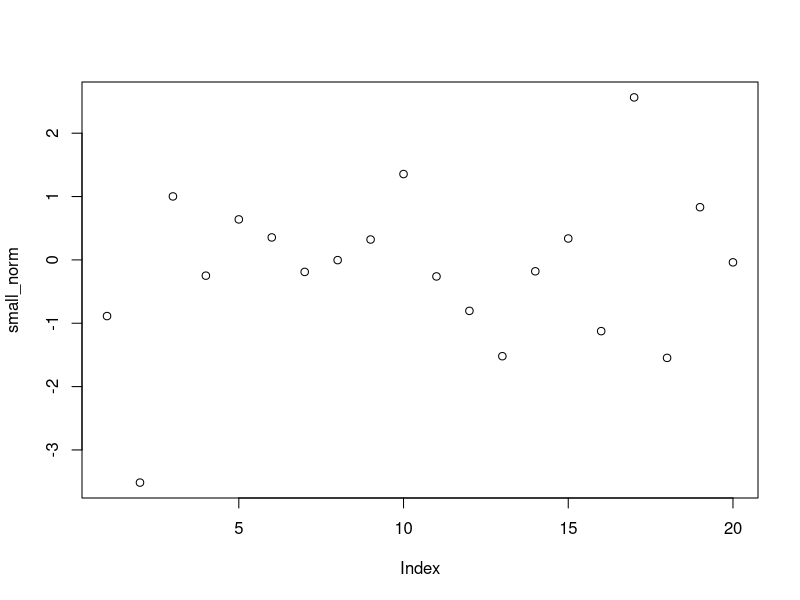
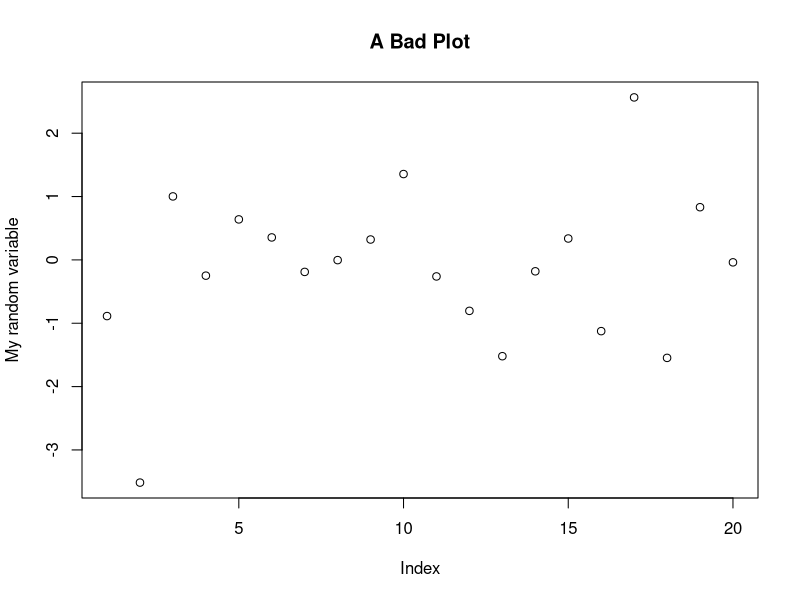
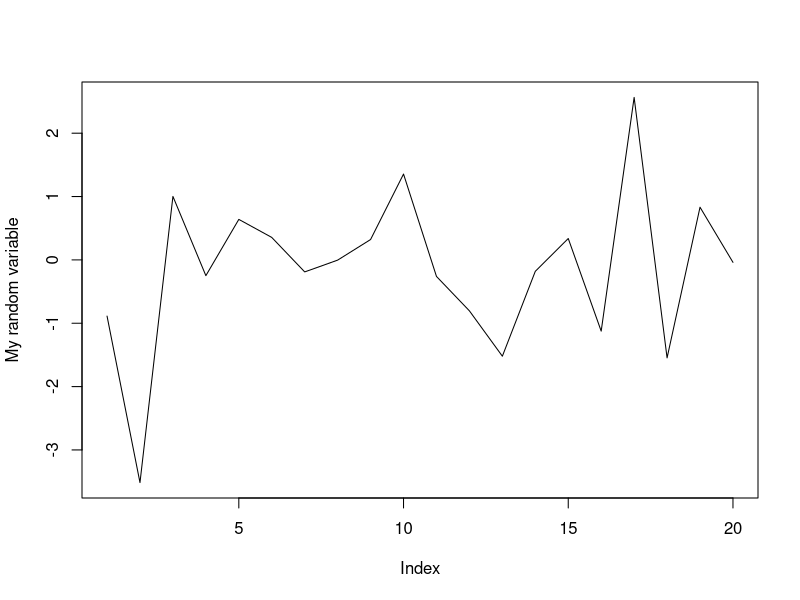
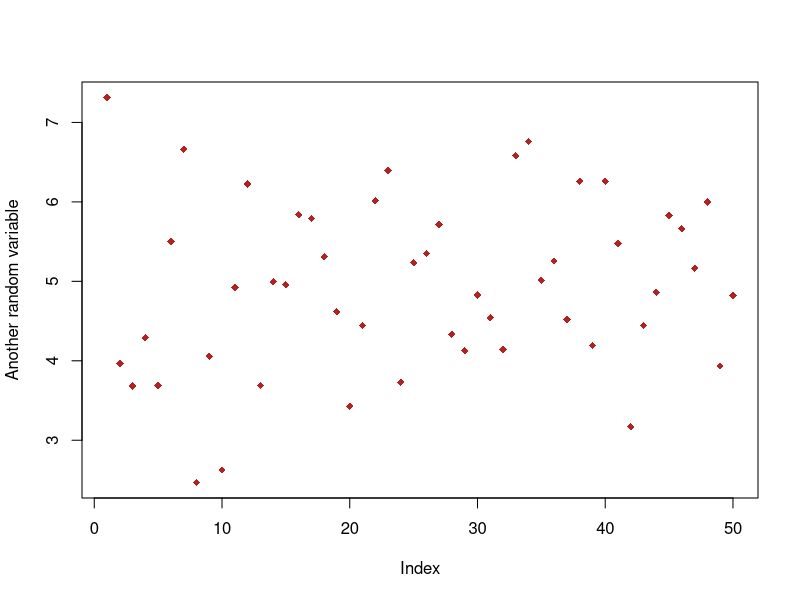
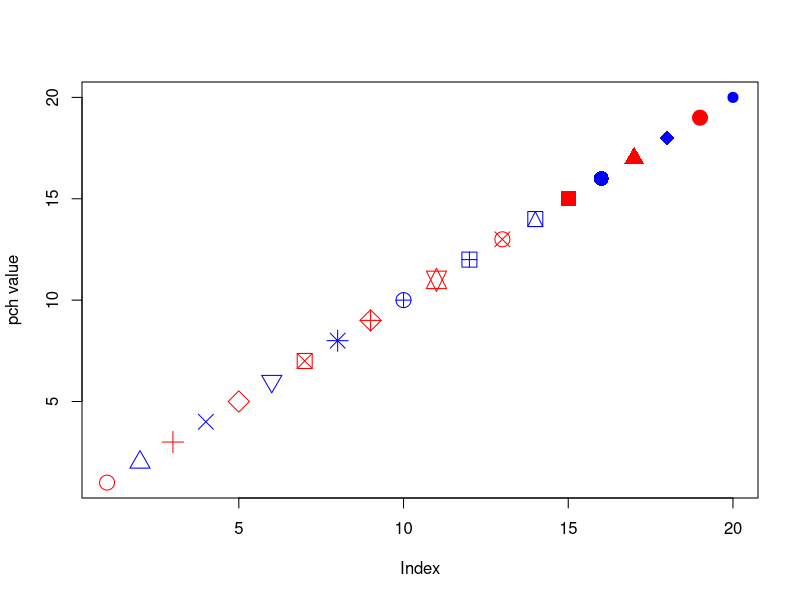
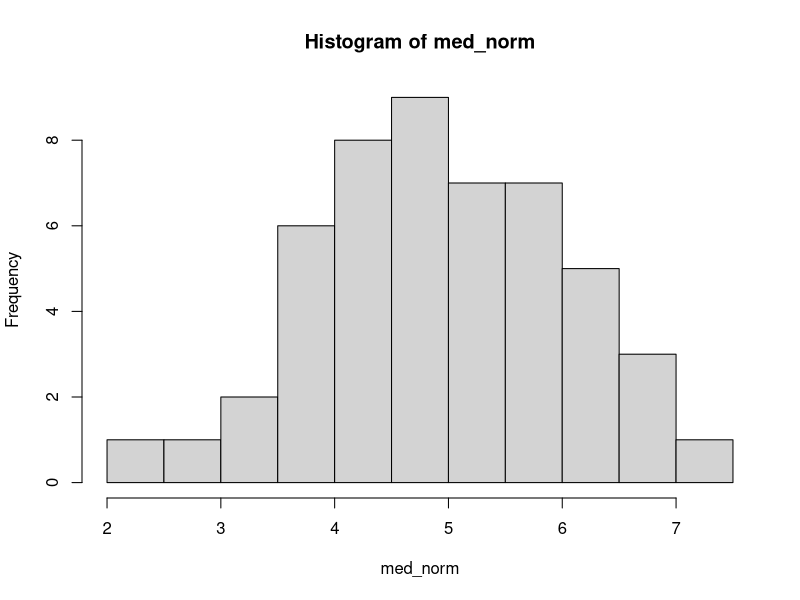
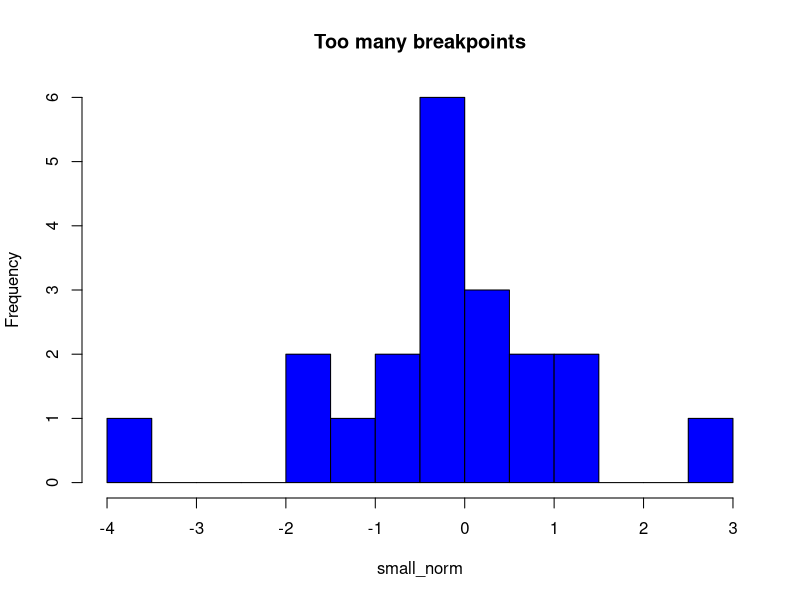
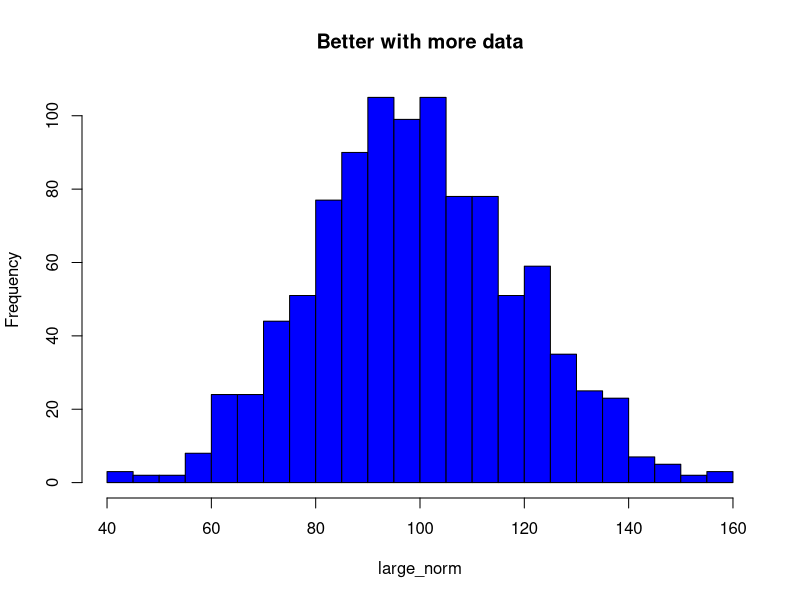

Here is the R script that generated these plots, in order:
## ---- chunk 1


set.seed(20140923)
## ---- chunk 2
small_norm <- rnorm(n = 20)
med_norm <- rnorm(50, mean = 5)
large_norm <- rnorm(1000, mean = 100, sd = 20) 
## ---- chunk 3
data(iris)
str(iris) 
## ---- chunk 4
plot(small_norm)
## ---- chunk 5
plot(small_norm, 
     ylab = "My random variable",
     main = "A Bad Plot")
## ---- chunk 6
plot(small_norm, 
     ylab = "My random variable", 
     type = "l")
## ---- chunk 7
plot(med_norm, 
     ylab = "Another random variable",
     col = "firebrick", pch = 18)
## ---- chunk 8
plot(1:20, 
     ylab = "pch value", 
     pch = 1:20,
     col = c("red", "blue"),
     cex = 2) 
## ---- chunk 9
hist(med_norm)
## ---- chunk 10
hist(small_norm, 
     breaks = 20, 
     col = "blue",
     main = "Too many breakpoints")
hist(large_norm, 
     breaks = 20, 
     col = "blue",
     main = "Better with more data")
## ---- chunk 11
library(ggplot2)
qplot(med_norm)
## ---- chunk 12
qplot(med_norm,
      binwidth = 0.5,
      main = "YA Histogram",
      xlab = "x",
      fill = I("blue"))
## ---- chunk 13
qplot(x = Sepal.Width,
      data = iris,
      binwidth = 0.2,
      xlab = "Sepal Width (cm)")
## ---- chunk 14
qplot(x = Sepal.Width,
      data = iris,
      binwidth = 0.2,
      fill = Species,
      xlab = "Sepal Width (cm)")
## ---- chunk 15
qplot(x = Sepal.Width,
      data = iris,
      binwidth = 0.2,
      facets = Species ~ .,
      xlab = "Sepal Width (cm)")
## ---- chunk 16
ggplot(data = iris, mapping = aes(x = Sepal.Width, fill = Species)) +
  geom_histogram(binwidth = 0.2) +
  facet_grid(Species ~ .) +
  xlab("Sepal Width (cm)") +
  theme(legend.position = "none") # no separate legend box
## ---- chunk 17
large_mean <- mean(large_norm)
large_sd <- sd(large_norm)
hist(large_norm, 
     breaks = 10)
abline(v = large_mean,
       col = "purple",
       lwd = 2) #lwd controls the line width
abline(v = c(large_mean + large_sd, large_mean - large_sd),
       col = "purple",
       lwd = 2,
       lty = 2) #lty controls the line type, here dashed
## ---- chunk 18
ggplot(mapping = aes(x = large_norm)) +
  geom_histogram(binwidth = 10) +
  xlab("x") +
  geom_vline(xintercept = large_mean,
             color = "purple") +
  geom_vline(xintercept = c(large_mean + large_sd, large_mean - large_sd),
             color = "purple",
             linetype = 2 )
## ---- chunk 19
boxplot(iris$Petal.Length, ylab = "Petal Length (cm)")
## ---- chunk 20
boxplot(list(iris$Petal.Length, iris$Petal.Width, iris$Sepal.Length, iris$Sepal.Width), 
        names = c("Petal Length", "Petal Width", 
                  "Sepal Length", "Sepal Width"),
        ylab = "centimeters")
## ---- chunk 21
boxplot(Petal.Length ~ Species, 
        data = iris,
        col = c("orange", "purple", "blue"),
        ylab = "Petal Length (cm)")
## ---- chunk 22
ggplot(iris, aes(x = Species, y = Petal.Length, fill = Species)) +
  geom_boxplot() +
  ylab("Petal Length (cm)")

## ---- chunk 23
plot(x = iris$Sepal.Width, y = iris$Sepal.Length)
## ---- chunk 24
species_colors <- rep(c("orange", "purple", "blue"), each = 50)
plot(x = iris$Sepal.Width, y = iris$Sepal.Length,
     col = species_colors)
## ---- chunk 25
ggplot(iris, aes(x = Sepal.Width, 
                 y = Sepal.Length,
                 color = Species,
                 shape = Species)) +
  geom_point()
## ---- chunk 26
ggplot(iris, aes(x = Sepal.Width, 
                 y = Sepal.Length,
                 color = Species,
                 shape = Species)) +
  geom_point(position = "jitter")
## ---- chunk 27
teams <- c("49ers", "Falcons", "Patriots", "Ravens")
points <- c(28, 24, 13, 28 )
team_colors <- c("gold", "red", "blue", "purple")
## ---- chunk 28
barplot(points, names = teams, 
        col = team_colors, 
        ylab = "Points Scored", 
        xlab = "Team")
## ---- chunk 29
barplot(points, names = teams, 
        col = team_colors, 
        ylim = c(0, 30),
        ylab = "Points Scored", 
        xlab = "Team")
## ---- chunk 30
ggplot(mapping = aes(x = teams, y = points)) +
  geom_bar(stat = "identity", fill = team_colors)
## ---- chunk 31
league <- c("NFC", "NFC", "AFC", "AFC")
ggplot(mapping = aes(x = teams, y = points, fill = league)) +
  geom_bar(stat = "identity")
